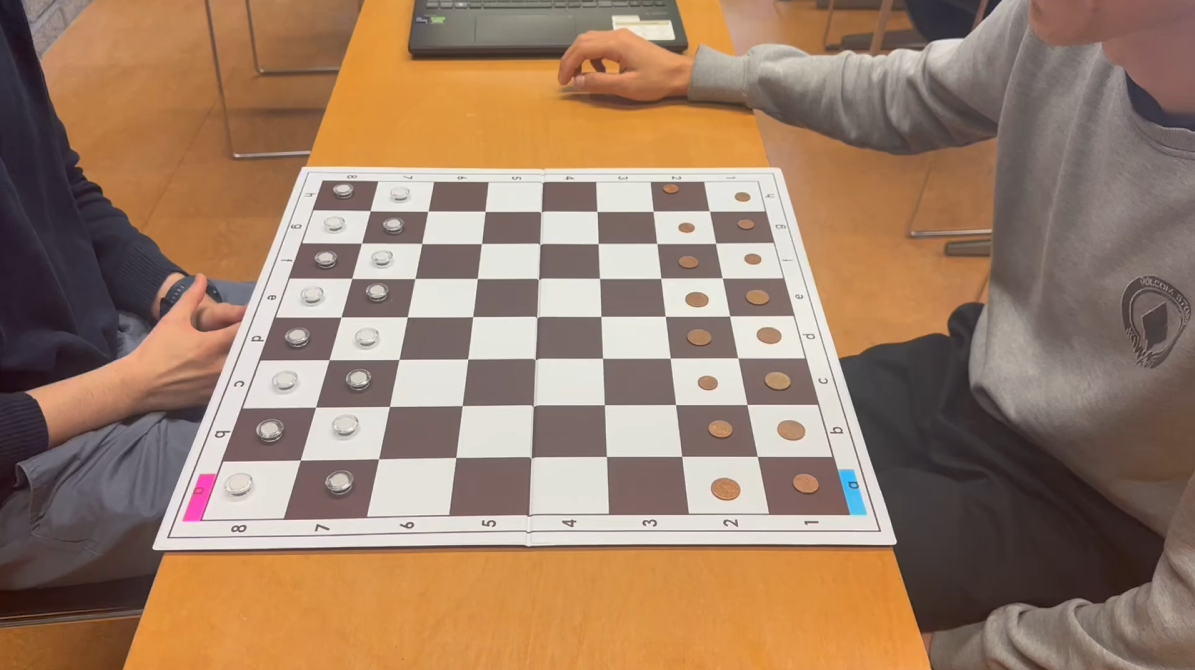
#> input picture src/calibration_images/img1.png, 1195 x 670 px; its folder holds only this picture in this run
$ python -i chessboard_analysis.py   (imports and definitions only)
#> lines starting #> are read from the running program, lines starting #| are printed output that depends on the picture
#> further down, picture is the input picture: shape (670, 1195, 3); mean B, G, R 104.2, 126.5, 155.9
### src/task3/case_analysis.py
import numpy as np
import matplotlib.pyplot as plt
import cv2


def detect_if_case_is_occupied(edges_frame, blurred_frame, inner_top, inner_left, inner_bottom, inner_right):

    # Extract square region for edge detection (inner area only)
    square_edges = edges_frame[inner_top:inner_bottom, inner_left:inner_right]

    # Count edge pixels in inner area
    edge_count = np.count_nonzero(square_edges)

    # Calculate edge pixel percentage
    # Note: using inner area for calculation
    inner_area = (inner_bottom - inner_top) * (inner_right - inner_left)
    edge_percentage = (edge_count / inner_area) * 100


    square_blurred = blurred_frame[inner_top:inner_bottom, inner_left:inner_right]

    pixel_variance = np.var(square_blurred)


    # Threshold to determine if square is occupied
    edge_threshold = 1  # Adjust this threshold as needed
    # A square is considered occupied if it contains enough edges
    is_occupied = bool(edge_percentage > 1 and pixel_variance > 100) or bool(pixel_variance > 200)

    return is_occupied, edge_percentage, pixel_variance


# [130 lines left out: functions get_piece_roi, detect_piece_color, not called in this run]

### src/task3/case_color_analysis.py
import numpy as np
import matplotlib.pyplot as plt
from sklearn.mixture import GaussianMixture

mean_white_on_white = None
mean_white_on_black = None
mean_black_on_black = None
mean_black_on_white = None


def extract_features(piece_region):
    """Extrait les caractéristiques de l'image d'une pièce"""
    # Calculer la moyenne et l'écart-type des niveaux de gris
    # image = subtract_background(edges)
    mean = np.mean(piece_region)
    std = np.std(piece_region)

    # Calculer les quartiles pour avoir une meilleure distribution
    q1 = np.percentile(piece_region, 25)
    q2 = np.percentile(piece_region, 50)  # médiane
    q3 = np.percentile(piece_region, 75)


    iqr = q3 - q1  # Mesure de dispersion robuste

    # Ratio entre std et mean pour capturer le contraste relatif
    contrast_ratio = std / mean if mean > 0 else 0

    return np.array([mean, std, q1, q2, q3 ])

# Détecter les outliers pour chaque cluster
def remove_outliers(clusters, features, debug=False):
    """
    Removes outliers based on z-scores within each cluster.

    Args:
        features: Array of features for all samples.
        clusters: Array of cluster assignments.
        z_threshold: Z-score threshold for defining outliers.

    Returns:
        cleaned_features: Features without outliers.
        cleaned_clusters: Clusters without outliers.
        outliers_mask: Boolean mask indicating outliers in the original dataset.
    """
    unique_clusters = np.unique(clusters)
    outliers_mask = np.zeros(len(features), dtype=bool)  # Initialize all as non-outliers

    for cluster_id in unique_clusters:
        # Get features of the current cluster
        cluster_mask = clusters == cluster_id
        cluster_features = features[cluster_mask, 0]
        # print(cluster_features)

        # Compute z-scores for each feature
        z_scores = np.abs((cluster_features - np.mean(cluster_features)) /
                          np.std(cluster_features))
        # print(z_scores)

        # Mark outliers based on z-score threshold
        cluster_outliers = z_scores > 3.0
        cluster_indices = np.where(cluster_mask)[0]
        outliers_mask[cluster_indices[cluster_outliers]] = True  # Mark outliers in the mask

        if debug:
            print("\nRésumé des outliers:")
            print(f"Nombre total d'outliers: {np.sum(outliers_mask)}")

    # Apply the mask to clean features and clusters
    cleaned_features = features[~outliers_mask]
    cleaned_clusters = clusters[~outliers_mask]

    return cleaned_features, cleaned_clusters, outliers_mask


def classify_pieces(occupied_squares, debug=False):
    """
    Classifie les pièces en groupes en utilisant K-means
    occupied_squares: liste de tuples (piece_region, is_dark_square, position)
    """
    global mean_white_on_white, mean_white_on_black, mean_black_on_black, mean_black_on_white

    # Extraire les caractéristiques de chaque pièce
    features = []
    for piece_region, is_dark, pos in occupied_squares:
        feat = extract_features(piece_region)
        features.append(feat)

    features = np.array(features)

    # Normaliser les caractéristiques
    features_normalized = (features - np.mean(features, axis=0)) / np.std(features, axis=0)

    # Add binary feature based on normalized std threshold
    std_threshold = np.array([1 if std > 55 else 0 for std in features[:, 1]])
    features_normalized = np.hstack((features_normalized, std_threshold.reshape(-1, 1)))

    # print(features_normalized)

    # Vérifier s'il y a assez d'échantillons pour faire une classification
    n_samples = len(features_normalized)
    # [8 lines of commented-out code are left out]

    n_clusters = min(4, n_samples)
    gmm = GaussianMixture(n_components=n_clusters, covariance_type='full', random_state=42)
    clusters = gmm.fit_predict(features_normalized)

    cleaned_features, cleaned_clusters, outliers_mask = remove_outliers(clusters, features_normalized, debug=False)

    if False:

        ###########################################
        # * DISPLAY CLUSTERS RESULTS
        ###########################################

        # 1. Vue d'ensemble des clusters
        plt.figure(figsize=(20, 8))  # Figure plus large

        # 1.1 Afficher les échantillons de chaque cluster
        for cluster_id in range(4):
            cluster_samples = [i for i in range(len(cleaned_clusters)) if cleaned_clusters[i] == cluster_id]
            n_samples = len(cluster_samples)

            if n_samples > 0:
                # Calculer le nombre de colonnes nécessaires
                n_cols = n_samples + 1  # +1 pour le texte d'info

                # Texte d'information du cluster
                plt.subplot2grid((4, n_cols), (cluster_id, 0))
                plt.text(0.1, 0.5, f'Cluster {cluster_id}\n'
                        f'N: {n_samples}\n'
                        f'Mean: {np.mean([features[i][0] for i in cluster_samples]):.1f}\n'
                        f'Std: {np.mean([features[i][1] for i in cluster_samples]):.1f}',
                        fontsize=8)
                plt.axis('off')

                # Afficher tous les échantillons du cluster
                for idx, sample_idx in enumerate(cluster_samples):
                    plt.subplot2grid((4, n_cols), (cluster_id, idx + 1))
                    piece_region = occupied_squares[sample_idx][0]
                    plt.imshow(piece_region, cmap='gray')
                    pos = occupied_squares[sample_idx][2]
                    is_dark = occupied_squares[sample_idx][1]
                    std_val = features[sample_idx][1]  # Ajout de la valeur de std
                    plt.title(f'{pos}\n{"B" if is_dark else "W"}\nstd:{std_val:.1f}',  # Affichage du std
                            fontsize=6)
                    plt.xticks([])
                    plt.yticks([])

        plt.tight_layout(h_pad=0.1, w_pad=0.1, pad=0.5)  # Réduire les marges
        plt.show()

        ###########################################
        # * DISPLAY FEATURES ANALYSIS
        ###########################################

        # 3. Visualisation détaillée des caractéristiques
        plt.figure(figsize=(15, 10))

        feature_names = ['Moyenne', 'Écart-type', 'q1', 'q2', 'q3' , 'Std_threshold']  # À adapter selon vos features
        n_features = len(feature_names)
        colors = ['red', 'blue', 'green', 'orange']

        # Calculer la disposition optimale pour les subplots
        n_plots = n_features + 1  # nombre total de plots (features + scatter)
        n_cols = 3
        n_rows = (n_plots + n_cols - 1) // n_cols  # arrondi supérieur

        # 3.1 Box plots pour chaque feature
        for i, feature_name in enumerate(feature_names):
            plt.subplot(n_rows, n_cols, i + 1)
            data = [features_normalized[clusters == j, i] for j in range(4)]
            bp = plt.boxplot(data, labels=[f'Cluster {j}' for j in range(4)])

            # Colorer les box plots
            for j, box in enumerate(bp['boxes']):
                box.set(color=colors[j])
                bp['medians'][j].set(color='black', linewidth=2)

            plt.ylabel(feature_name)
            plt.title(f'Distribution de {feature_name}')
            plt.grid(True, alpha=0.3)

        # 3.2 Scatter plot des deux premières caractéristiques
        plt.subplot(n_rows, n_cols, n_features + 1)
        for cluster_id in range(4):
            cluster_mask = cleaned_clusters == cluster_id
            plt.scatter(cleaned_features[cluster_mask, 0], cleaned_features[cluster_mask, 1],
                       label=f'Cluster {cluster_id}', color=colors[cluster_id])
        plt.xlabel(feature_names[0])
        plt.ylabel(feature_names[1])
        plt.legend()
        plt.title(f'{feature_names[0]} vs {feature_names[1]}')
        plt.grid(True, alpha=0.3)

        plt.tight_layout()
        plt.show()


    # Analyse des clusters basée sur mean et std
    cluster_stats = []
    for c in range(4):
        cluster_mask = cleaned_clusters == c
        mean_intensity = np.mean(cleaned_features[cluster_mask, 0])  # Moyenne des means
        mean_std = np.mean(cleaned_features[cluster_mask, 1])       # Moyenne des stds
        cluster_stats.append({
            'cluster': c,
            'mean': mean_intensity,
            'std': mean_std
        })

    # Trier les clusters par mean et std
    sorted_by_mean = sorted(cluster_stats, key=lambda x: x['mean'])
    sorted_by_std = sorted(cluster_stats, key=lambda x: x['std'])

    # Identifier les clusters avec mean élevé/faible et std élevé/faible
    high_mean_clusters = {stats['cluster'] for stats in sorted_by_mean[2:]}  # Les 2 plus hauts
    high_std_clusters = {stats['cluster'] for stats in sorted_by_std[2:]}    # Les 2 plus hauts

    if debug:
        print("\nAnalyse des clusters:")
        print("-" * 50)
        print("Classement par mean:")
        for i, stats in enumerate(sorted_by_mean):
            print(f"  {i+1}. Cluster {stats['cluster']}: {stats['mean']:.2f}")
        print("\nClassement par std:")
        for i, stats in enumerate(sorted_by_std):
            print(f"  {i+1}. Cluster {stats['cluster']}: {stats['std']:.2f}")
        print("\nGroupes identifiés:")
        print(f"Clusters avec mean élevé: {high_mean_clusters}")
        print(f"Clusters avec std élevé: {high_std_clusters}")

    # print('N SAMPLES :', n_samples)
    # Filtrer les résultats pour exclure les outliers
    results = {}
    if n_samples >= 6:
        # Stocker les moyennes pour chaque cluster
        cluster_stats = {}
        for c in range(n_clusters):
            cluster_mask = clusters == c
            if np.any(cluster_mask):
                mean_intensity = np.mean(features[cluster_mask, 0])  # Moyenne des means
                mean_std = np.mean(features[cluster_mask, 1])       # Moyenne des stds
                cluster_stats[c] = {
                    'mean': mean_intensity,
                    'std': mean_std
                }

        # Classifier les pièces et mettre à jour les moyennes globales
        for i, (_, _, pos) in enumerate(occupied_squares):
            if not outliers_mask[i]:
                cluster = clusters[i]
                is_high_mean = cluster in high_mean_clusters
                is_high_std = cluster in high_std_clusters

                # Facteur de mise à jour (peut être ajusté)
                alpha = 0.3  # Plus petit = changement plus lent

                current_stats = np.array([cluster_stats[cluster]['mean'], cluster_stats[cluster]['std']])

                if is_high_mean:
                    if is_high_std:
                        if mean_white_on_white is None:
                            mean_white_on_white = current_stats
                        # else:
                        #     mean_white_on_white = (1 - alpha) * mean_white_on_white + alpha * current_stats
                        piece_color = 'white'
                    else:
                        if mean_black_on_white is None:
                            mean_black_on_white = current_stats
                        # else:
                        #     mean_black_on_white = (1 - alpha) * mean_black_on_white + alpha * current_stats
                        piece_color = 'black'
                else:
                    if is_high_std:

                        if mean_black_on_black is None:
                            mean_black_on_black = current_stats
                        # else:
                        #     mean_black_on_black = (1 - alpha) * mean_black_on_black + alpha * current_stats
                        piece_color = 'black'


                    else:
                        if mean_white_on_black is None:
                            mean_white_on_black = current_stats
                        # else:
                        #     mean_white_on_black = (1 - alpha) * mean_white_on_black + alpha * current_stats
                        piece_color = 'white'

                results[pos] = piece_color
            else:
                results[pos] = None


    elif n_samples < 6:

        print("n_samples < 6 : ", n_samples)
        # Pour chaque cluster, trouver la classe la plus proche basée sur mean et std
        cluster_assignments = {}
        for c in range(n_clusters):
            cluster_mask = clusters == c
            if np.any(cluster_mask):
                cluster_mean = np.mean(features[cluster_mask, 0])
                cluster_std = np.mean(features[cluster_mask, 1])
                cluster_stats = np.array([cluster_mean, cluster_std])

                # Calculer les distances avec les moyennes stockées
                distances = {
                    'white_on_white': np.linalg.norm(cluster_stats - mean_white_on_white),
                    'white_on_black': np.linalg.norm(cluster_stats - mean_white_on_black),
                    'black_on_black': np.linalg.norm(cluster_stats - mean_black_on_black),
                    'black_on_white': np.linalg.norm(cluster_stats - mean_black_on_white)
                }

                # Assigner le cluster à la classe la plus proche
                cluster_assignments[c] = min(distances, key=distances.get)

        # Classifier les pièces selon les assignments des clusters
        for i, (_, _, pos) in enumerate(occupied_squares):
            if not outliers_mask[i]:
                cluster = clusters[i]
                assigned_class = cluster_assignments.get(cluster)
                if assigned_class in ['white_on_white', 'white_on_black']:
                    results[pos] = 'white'
                else:
                    results[pos] = 'black'
            else:
                results[pos] = None

    # print("mean_white_on_white, mean_white_on_black, mean_black_on_black, mean_black_on_white")
    # print(mean_white_on_white, mean_white_on_black, mean_black_on_black, mean_black_on_white)

    return results

### src/task3/chessboard_analysis.py
import time
import cv2
import numpy as np
import os
import matplotlib.pyplot as plt
import json

import sys
from pathlib import Path

project_root = Path(__file__).parent.parent
sys.path.append(str(project_root))

from task3.case_analysis import detect_if_case_is_occupied, detect_piece_color
from task3.case_color_analysis import classify_pieces

def analyze_chess_board(frame):
    # Read the image
    img = frame

    ###########################################
    # * FILTERING
    ###########################################

    # Convert to grayscale
    gray = cv2.cvtColor(img, cv2.COLOR_BGR2GRAY)
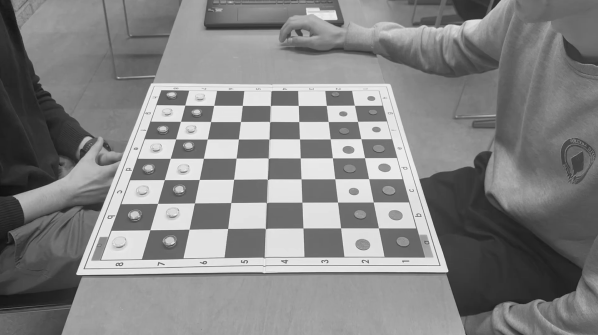
#> gray: shape (670, 1195) (shown at 1/2 size); min 15, max 251, mean 132.7

    # Apply Gaussian blur to reduce noise
    blurred = cv2.GaussianBlur(gray, (5, 5), 0)

    # Edge detection using Canny
    edges = cv2.Canny(blurred, 50, 150)
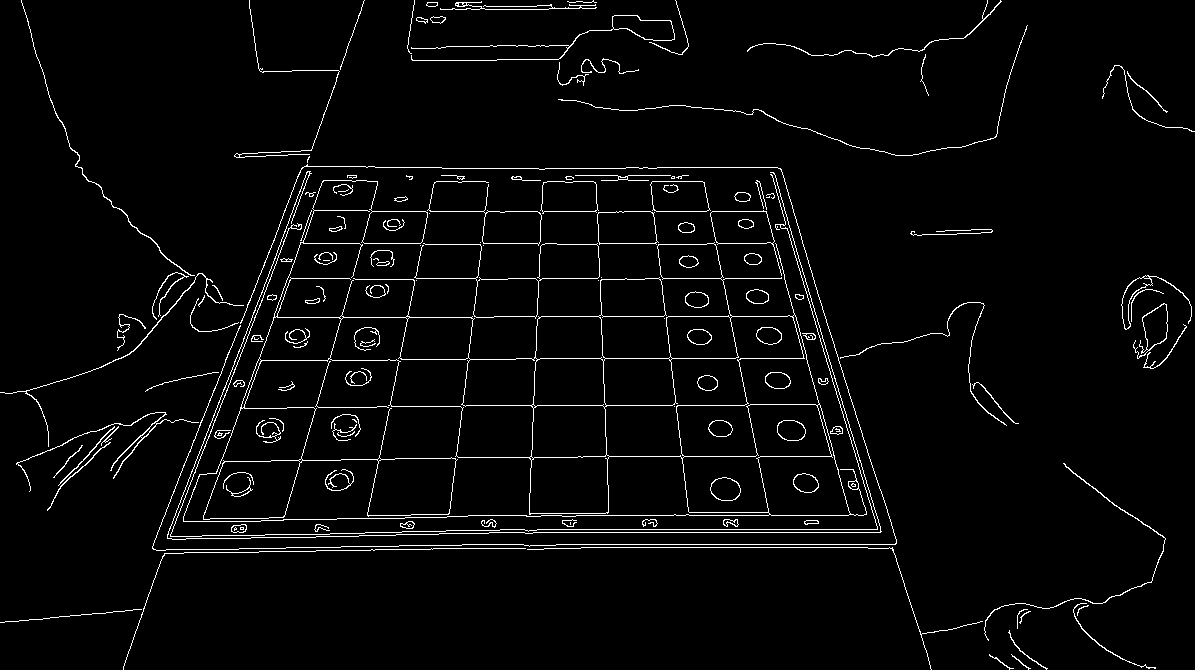
#> edges: shape (670, 1195); 3.2% white in thin lines or dots

    ###########################################
    # * BOARD DATAS
    ###########################################

    # Chessboard dimensions (8x8)
    rows, cols = 8, 8

    # Get image dimensions
    height, width = gray.shape

    # Calculate square size
    square_h = height // rows
    square_w = width // cols

    # Dictionary to store results
    square_results = {}
    square_stats = {}

    # Define margin (as percentage of square size)
    margin_percent = 0.35  # 10% margin

    margin_percent2 = 0.15
    index = 0

    ###########################################
    # * ANALYSIS
    ###########################################

    occupied_squares = []

    # Process each square
    for i in range(rows):
        for j in range(cols):

            square_name = f"{chr(72-i)}{8-j}"

            # Full square coordinates
            top = i * square_h
            left = j * square_w
            bottom = (i + 1) * square_h
            right = (j + 1) * square_w

            # Calculate margins in pixels
            margin_h = int(square_h * margin_percent)
            margin_w = int(square_w * margin_percent)

            # Analysis zone coordinates (with margins)
            inner_top = top + margin_h
            inner_left = left + margin_w
            inner_bottom = bottom - margin_h
            inner_right = right - int(square_w * 0.45)

            is_occupied, edge_percentage, pixel_variance = detect_if_case_is_occupied(edges, blurred, inner_top, inner_left, inner_bottom, inner_right)
            piece_color = None
            piece_peak = None

            img = cv2.rectangle(img,
                        (inner_left, inner_top),
                        (inner_right, inner_bottom),
                        (128, 128, 128), 1)  # Gray rectangle to show analyzed area

            if is_occupied:

                 # Calculate margins in pixels
                margin_h = int(square_h * margin_percent2)
                margin_w = int(square_w * margin_percent2)

                # Analysis zone coordinates (with margins)
                inner_top = top + margin_h
                inner_left = left + margin_w
                inner_bottom = bottom - margin_h
                inner_right = right - margin_w

                # Extract the inner square region for color analysis
                piece_region = gray[inner_top:inner_bottom, inner_left:inner_right]

                # Determine if square is dark or light based on position
                is_dark_square = (i + j) % 2 == 0

                occupied_squares.append((piece_region, is_dark_square, square_name))

                # piece_color = detect_piece_color(piece_region, is_dark_square)
            # square_name = f"{chr(65+j)}{8-i}"

            square_results[square_name] = {
                'is_occupied': is_occupied,
                'piece_color': piece_color
            }
            square_stats[square_name] = {
                'edge_percentage': edge_percentage,
                'pixel_variance': pixel_variance,
                'index': index,
                'name': square_name,
                'piece_peak': piece_peak
            }

            index += 1
#> this loop made 8 passes
#> pass 1, in detect_if_case_is_occupied, `square_blurred = blurred_frame[inner_top:inner_bottom, inner_left:inne..`:
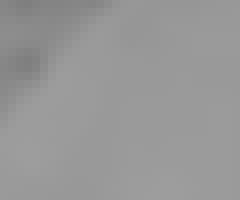
#> square_blurred: shape (25, 30) (shown 8 times larger); min 127, max 157, mean 151.4
#> pass 1, in detect_if_case_is_occupied (call 2), `square_blurred = blurred_frame[inner_top:inner_bottom, inner_left:inne..`:
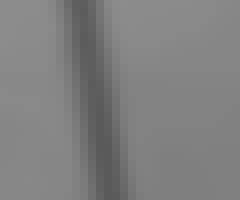
#> square_blurred: shape (25, 30) (shown 8 times larger); min 89, max 141, mean 127.2
#> after the loop, index = 64; occupied_squares = 34 items; square_results = 64 items; square_stats = 64 items
#> (the rest of the program and of its run is left out)
